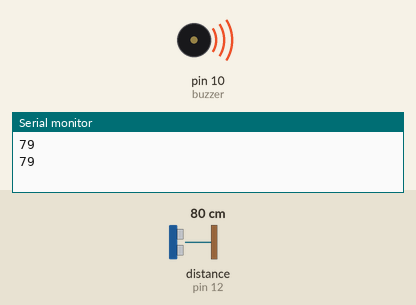
The sketch below on a simulated Arduino Uno, built with avr-gcc and run on an emulated ATmega328P. On the bench: buzzer (waves = sounding), the last lines printed to the serial monitor. Wiring (inferred from the names in the program): ultrasonic range finder: trigger pin 8; echo pin 12. The inputs (shaded band) are chosen by the test bench; at power-on: distance to the obstacle (sensor on pin 12) 80 cm. The echo pulse lasts 58.3 µs per cm.

Above: at 3.4 s.
3.5 s: distance to the obstacle (sensor on pin 12) set to 286 cm
7.0 s: distance to the obstacle (sensor on pin 12) set to 295 cm
At 9.0 s:
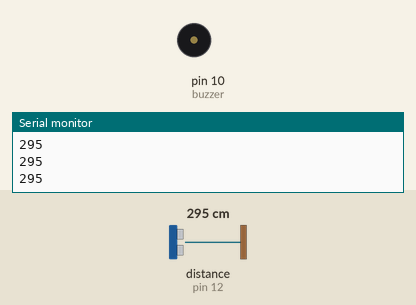
10.5 s: distance to the obstacle (sensor on pin 12) set to 2 cm
At 11.1 s:
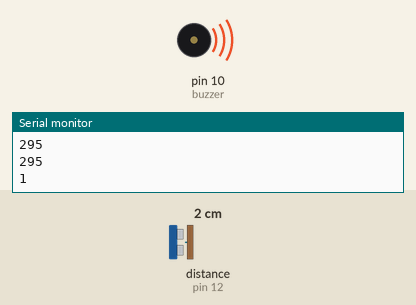
Timing chart, 0 to 20.0 s (numbered marks = the images above; inputs shaded):
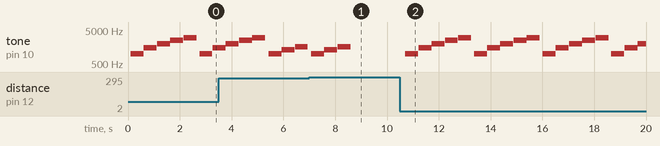

The sketch:

alarm.ino
```cpp
int buzzer = 10;
int trigPin = 8;
int echoPin = 12;
int freq = 1000;

void setup() {
  Serial.begin(9600);
  pinMode(buzzer, OUTPUT);
  pinMode(trigPin, OUTPUT);
  pinMode(echoPin, INPUT);
}
void loop() {

  digitalWrite(trigPin, LOW); delayMicroseconds(2);
  digitalWrite(trigPin, HIGH); delayMicroseconds(10);
  digitalWrite(trigPin, LOW);
  int duration = pulseIn(echoPin, HIGH);

  int distance = duration / 58.2;

  delay(100);

  Serial.println(distance);

  if (distance < 290 && distance > 190) {
    for (int i = 0; i < 3; i++) {
      tone(buzzer, freq); // Send 1KHz sound signal...
      delay(500);        // ...for 1 sec
      noTone(buzzer);     // Stop sound...
      delay(10);        // ...for 1sec
      freq += 300;
    }
  } else if (distance < 190) {
    for (int i = 0; i < 5; i++) {
      tone(buzzer, freq); // Send 1KHz sound signal...
      delay(500);        // ...for 1 sec
      noTone(buzzer);     // Stop sound...
      delay(10);        // ...for 1sec
      freq += 500;
    }
  }
  freq = 1000;
}
```

Measured:
- the behaviour switches between 289 and 290 cm on distance to the obstacle (sensor on pin 12) (found by bisection; images 0 and 1)
- after the input at 7.0 s, tone on pin 10 (buzzer): goes on until 8.6 s, then stays silent
- after the input at 10.5 s, tone on pin 10 (buzzer): silent → 1000 Hz after 0.21 s, then repeats every 2.7 s: silent 0.01 s, 1500 Hz 0.50 s, silent 0.01 s, 2000 Hz 0.50 s, silent 0.01 s, 2500 Hz 0.50 s, silent 0.01 s, 3000 Hz 0.50 s, silent 0.11 s, 1000 Hz 0.50 s
- by itself, tone on pin 10 (buzzer): plays 2000 Hz for 0.50 s, 2500 Hz for 0.50 s, 3000 Hz for 0.50 s, 1000 Hz for 0.50 s, 1300 Hz for 0.50 s, 1600 Hz for 0.50 s
